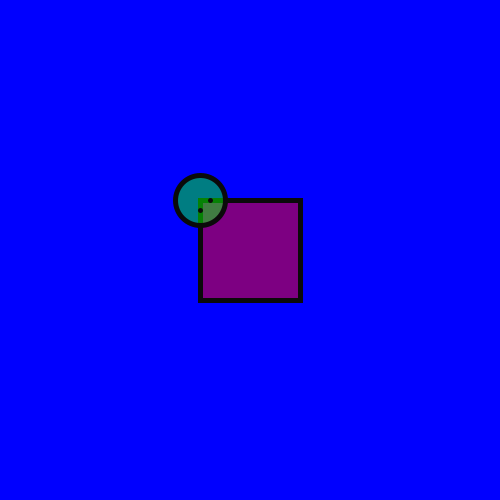
Frame 1 (no input)
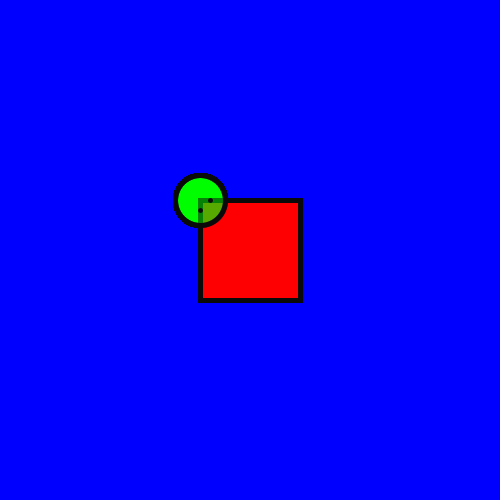
Frame 60 (the mouse pressed at the canvas centre just before this capture)
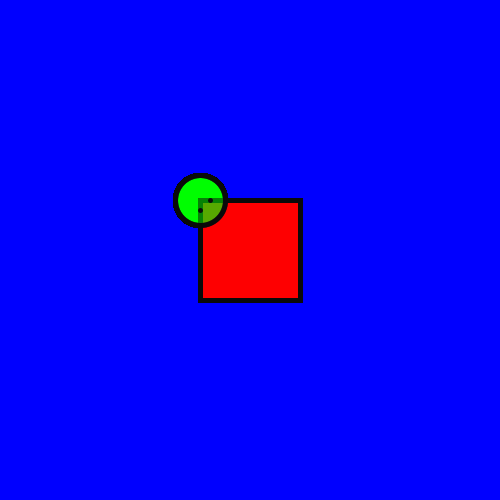
Frame 120 (the mouse held since frame 60 and released just before this capture)

The Processing sketch that drew these frames (run headless with seeded random() and noise(); from frame 60 on, the mouse is pressed at the canvas centre):

// Processing sketch: processing_9185
// ── processing_9185.pde

void setup () {
  size(500,500);
  background(0, 0, 255);
  smooth();
  stroke(200);
  strokeWeight(5);
}


void draw () {
stroke(10);
fill(255,0,0,125);
rect(200,200,100,100);
noFill();


stroke(10);
fill(0,255,0,125);
ellipse(200, 200, 50, 50);
noFill();

/*stroke(10);
fill(0,0,255,125);
quad(300,300, 450,450, 320, 320, 390,350);
noFill();*/

/*these are the eyes:*/
point(210, 200);
point(200, 210);
}
/*these are the nostrils:
point(180, 170);
point(170, 180);

line(80, 180, 250, 350);*/

void mousePressed() {
line(250, 250, 350, 350);
line(350, 350, 400, 400);
}

void keyPressed() {
stroke(10);
fill(0,255,0,125);
arc(140,145,140,140,0, PI/2);
noFill();

stroke(10);
fill(0,255,0,125);
arc(140,145,100,100,0, PI/2);
noFill();

stroke(10);
fill(0,255,0,125);
arc(340,345,240,240,0, PI/2);
noFill();

stroke(10);
fill(0,255,0,125);
arc(340,345,200,200,0, PI/2);
noFill();

stroke(10);
fill(0,255,0,125);
arc(340,345,150,150,0, PI/2);
noFill();

stroke(10);
fill(0,255,0,125);
arc(340,345,100,100,0, PI/2);
noFill();

stroke(10);
fill(0,255,0,125);
arc(340,345,50,50,0, PI/2);
noFill();


}
